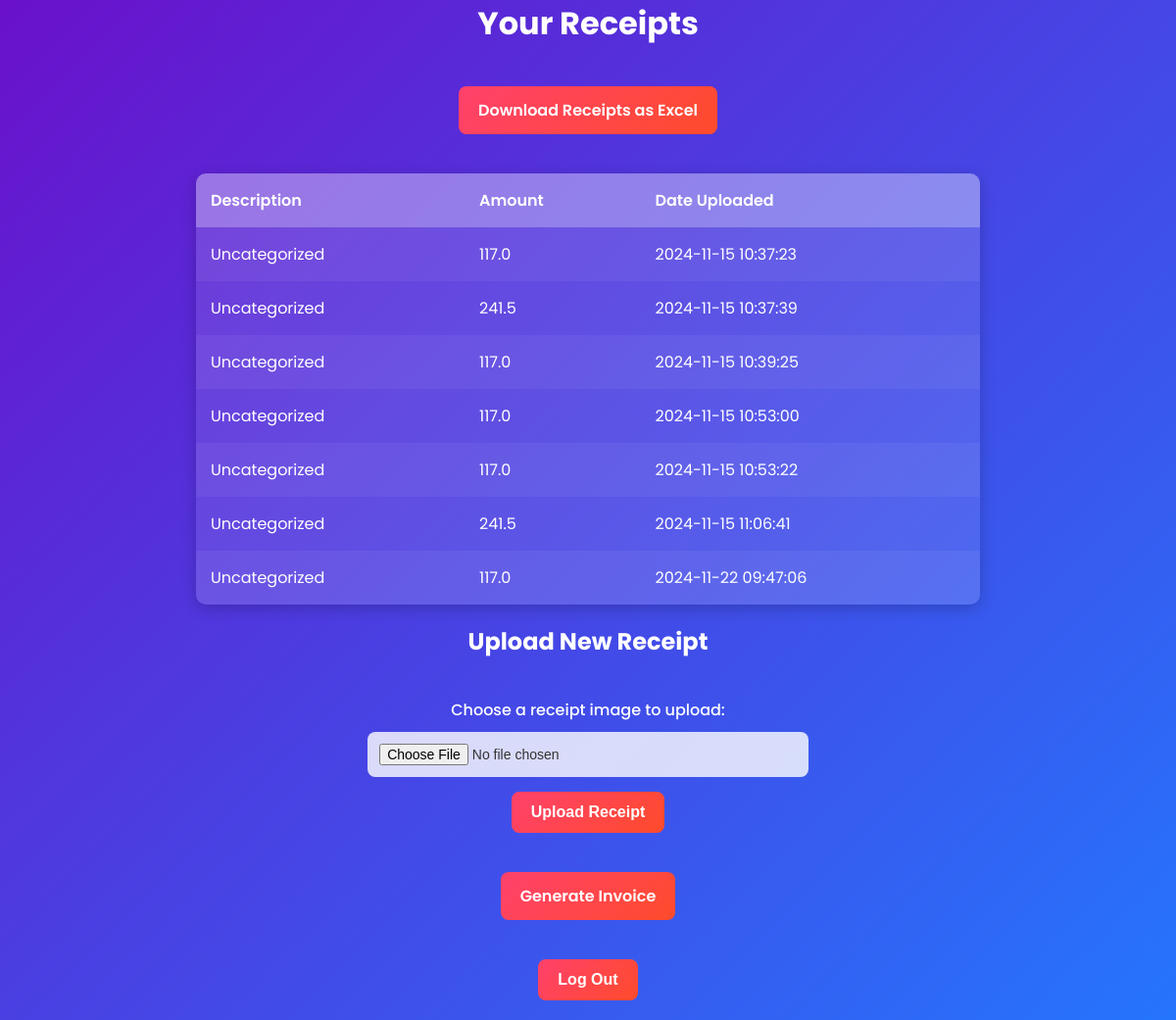
Page / (signed in) on the earlier database version.
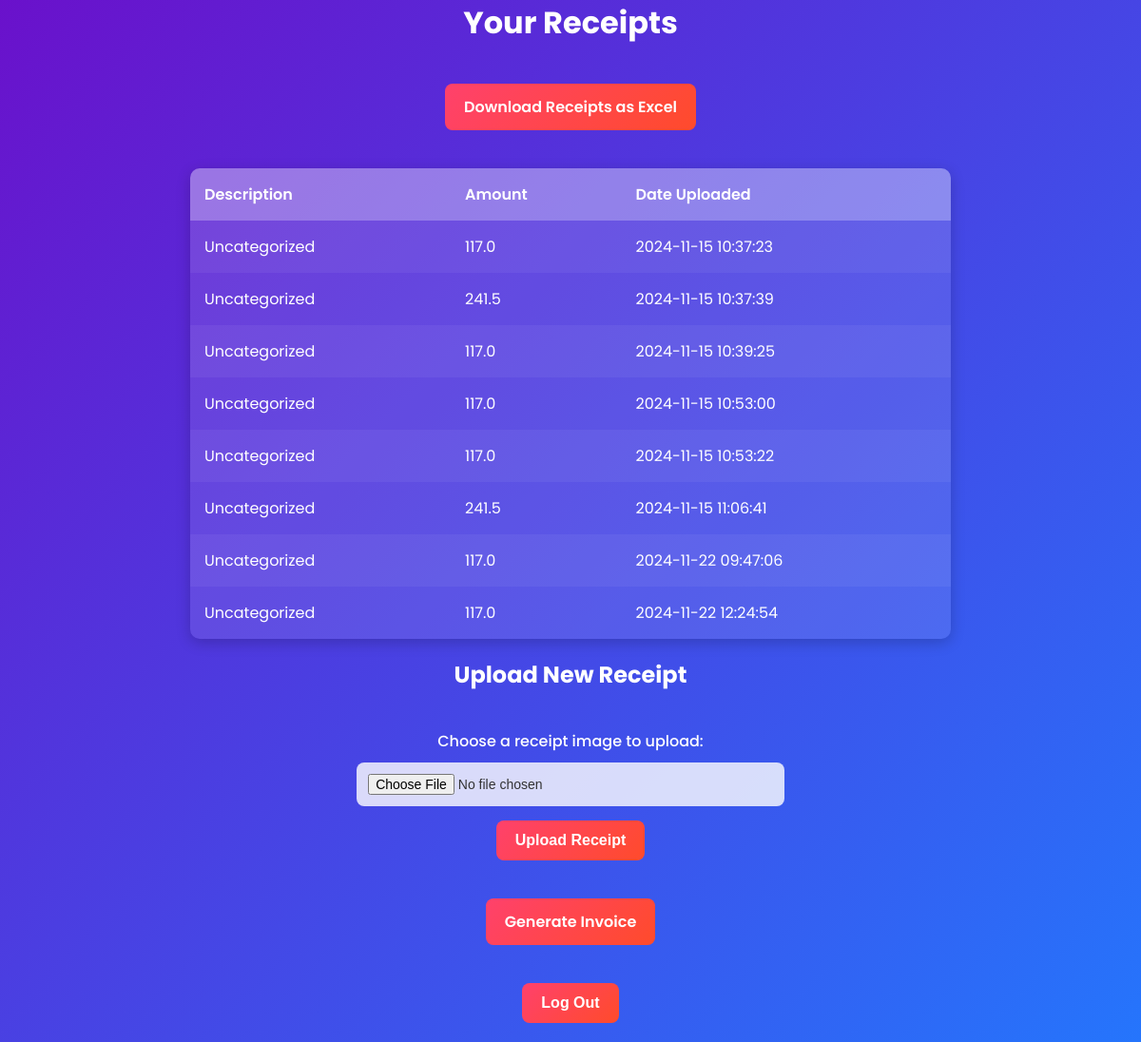
Same page on the later database version.
### tables this page shows
CREATE TABLE receipts (
                        id INTEGER PRIMARY KEY,
                        user_id INTEGER,
                        purchase_description TEXT,
                        amount REAL,
                        date_uploaded TIMESTAMP DEFAULT CURRENT_TIMESTAMP,
                        FOREIGN KEY (user_id) REFERENCES users (id));

### app.py (the view)
@app.route('/')
def display_receipts():
    if 'user_id' not in session:
        flash('Please log in to view your receipts.', 'warning')
        return redirect(url_for('login'))
    db_path = session['db_path']
    user_id = session['user_id']
    conn = sqlite3.connect(db_path)
    cursor = conn.cursor()
    cursor.execute("SELECT * FROM receipts WHERE user_id = ?", (user_id,))
    receipts = cursor.fetchall()
    conn.close()
    return render_template('receipts.html', receipts=receipts)

### templates/receipts.html (shortened to what this page needs)
<!DOCTYPE html>
<html lang="en">
<head>
</head>
<body>
    <h1>Your Receipts</h1>
    <a href="{{ url_for('download_receipts') }}" class="btn">Download Receipts as Excel</a>
    <table>
        <tr>
            <th>Description</th>
            <th>Amount</th>
            <th>Date Uploaded</th>
        </tr>
        {% for receipt in receipts %}
        <tr>
            <td>{{ receipt[2] }}</td>
            <td>{{ receipt[3] }}</td>
            <td>{{ receipt[4] }}</td>
        </tr>
        {% endfor %}
    </table>
    <h2>Upload New Receipt</h2>
    <form action="{{ url_for('upload_image') }}" method="POST" enctype="multipart/form-data">
        <label for="receipt">Choose a receipt image to upload:</label>
        <input type="file" name="receipt" id="receipt" required>
        <button type="submit">Upload Receipt</button>
    </form>
    <a href="{{ url_for('invoice_form') }}" class="btn">Generate Invoice</a>
    <form action="{{ url_for('logout') }}" method="POST">
        <button type="submit">Log Out</button>
    </form>
</body>
</html>

### templates/receipts.html (style rules this page uses)
* { margin: 0; padding: 0; box-sizing: border-box; }
body { font-family: 'Poppins', sans-serif; display: flex; justify-content: center; align-items: center; flex-direction: column; min-height: 100vh; background: linear-gradient(135deg, #6a11cb 0%, #2575fc 100%); color: #fff; }
h1, h2 { text-align: center; margin-bottom: 20px; }
table { width: 100%; max-width: 800px; margin: 20px auto; border-collapse: collapse; background: rgba(255, 255, 255, 0.1); border-radius: 10px; overflow: hidden; box-shadow: 0 4px 15px rgba(0, 0, 0, 0.2); }
table th, table td { padding: 15px; text-align: left; color: #fff; }
table th { background: rgba(255, 255, 255, 0.3); font-weight: 600; }
table tr:nth-child(even) { background: rgba(255, 255, 255, 0.05); }
form, .btn { text-align: center; margin: 20px auto; max-width: 800px; }
form label { display: block; margin-bottom: 10px; font-weight: 500; }
form input[type="file"] { width: 100%; padding: 12px; border: none; border-radius: 8px; font-size: 14px; margin-bottom: 15px; background: rgba(255, 255, 255, 0.8); color: #333; }
form button, .btn { display: inline-block; padding: 12px 20px; border: none; border-radius: 8px; background: linear-gradient(135deg, #ff416c, #ff4b2b); font-size: 16px; font-weight: 600; color: #fff; cursor: pointer; transition: transform 0.3s ease, box-shadow 0.3s ease; text-decoration: none; }

Differences in the rows shown:
added receipts: purchase_description "Uncategorized", amount "117.0", date_uploaded "2024-11-22 12:24:54"
